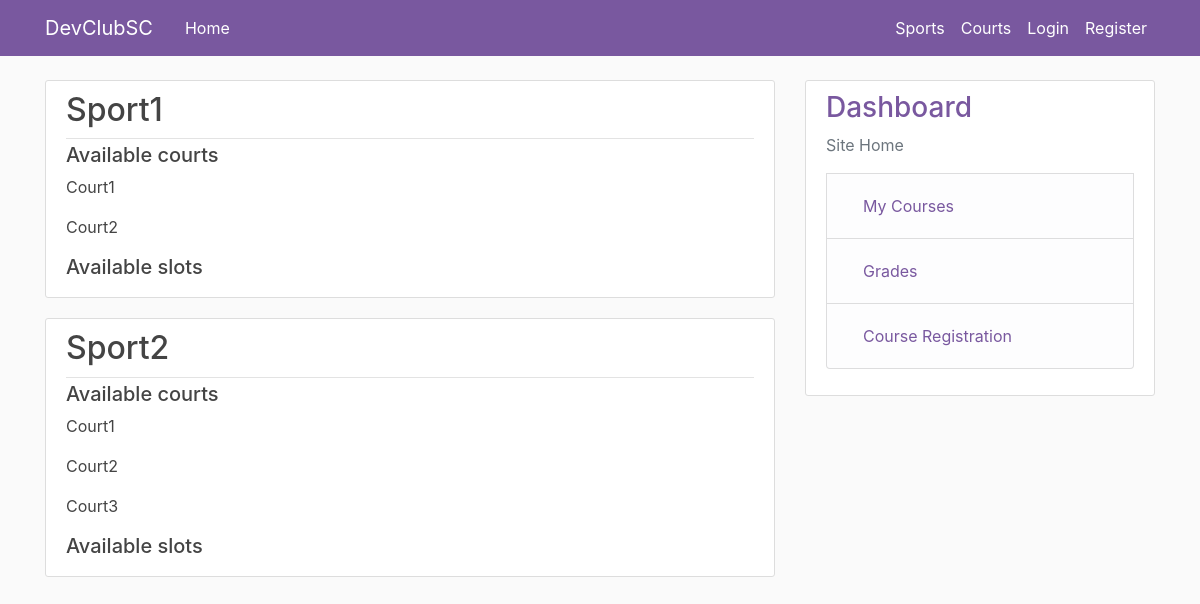
Before: /sports/ with the older database file.
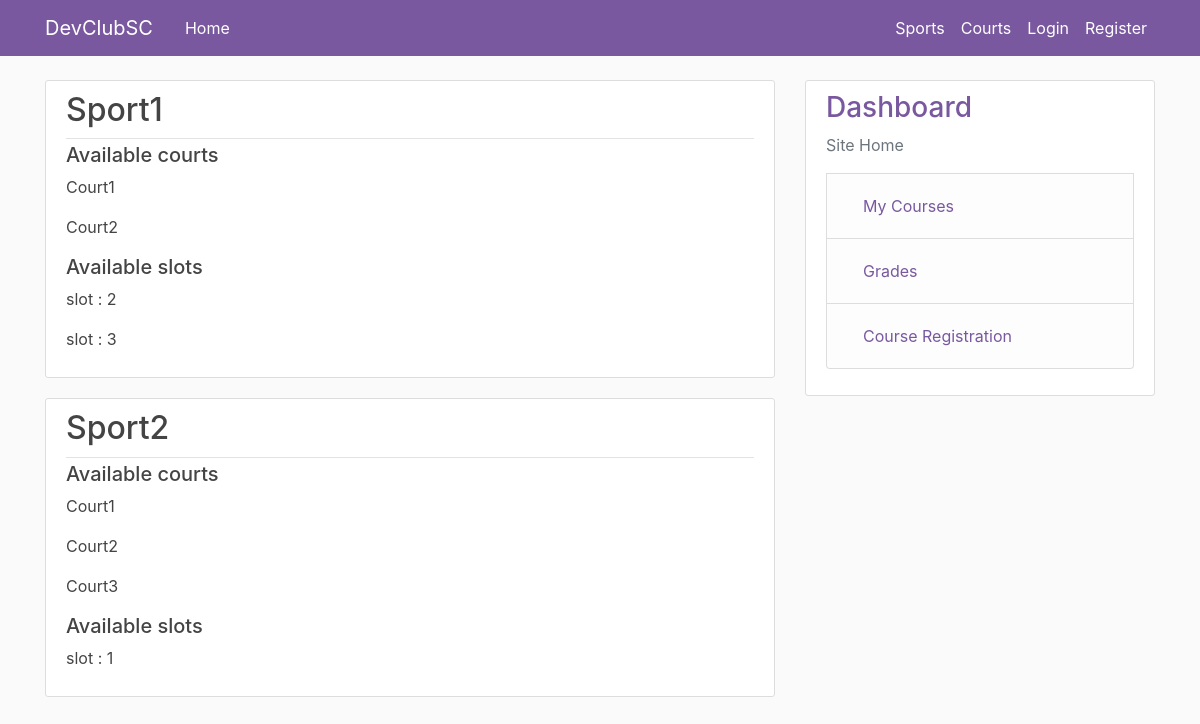
After: the same page with the newer database file.
### sports/models.py (models this page shows, shortened)
class Sport(models.Model):
    name = models.CharField(max_length=100)
    courts = models.ManyToManyField(Court, blank=True)

class Slot(models.Model):
    sport = models.ForeignKey(Sport,on_delete=models.CASCADE,default='')
    court = models.ForeignKey(Court,on_delete=models.CASCADE,default='')
    date = models.DateField()
    start_time = models.TimeField()
    end_time = models.TimeField()

### courts/models.py (models this page shows, shortened)
class Court(models.Model):
    name = models.CharField(max_length=100)
    capacity = models.IntegerField()

### sports/views.py (the view)
# urls.py: path('sports/', SportListView.as_view(), name='sports-home'),
class SportListView(ListView):
    model = Sport
    template_name = 'sports/sports.html'
    context_object_name = 'sports'
    extra_context = {'staffs': Staff.objects.all(), 'slots': Slot.objects.all()}

### sports/templates/sports/sports.html (shortened to what this page needs)
{% extends 'sports/base.html' %}
{% block content %}
{% for sport in sports %}
    <article class="media content-section">
        <div class="media-body">
        <div class="article-metadata">
            <h2><a class="article-title" href="{% url 'sports-detail' sport.id %}">{{ sport.name }}</h2>
        </div>
        <h5>Available courts</h5>
        {% for court in sport.courts.all %}
            <p class="article-content">{{ court.name }}</p>
        {% endfor %}
        <h5>Available slots</h5>
        {% for slot in slots %}
            {% if slot.sport == sport %}
                <p class="article-content">slot : {{ slot.id }}</p>
            {% endif %}
        {% endfor %}
        </div>
    </article>
{% endfor %}
{% endblock content %}

### sports/templates/sports/base.html (shortened to what this page needs)
{% load static %}
<!DOCTYPE html>
<html lang="en">
<head>
    <link rel="stylesheet" href="https://cdn.jsdelivr.net/npm/bootstrap@4.0.0/dist/css/bootstrap.min.css">
    <link rel="stylesheet" type="text/css" href="{% static 'sports/main.css' %}">
</head>
<body>
    <header class="site-header">
        <nav class="navbar navbar-expand-md navbar-dark bg-steel fixed-top">
          <div class="container">
            <a class="navbar-brand mr-4" href="#">DevClubSC</a>
            <div class="collapse navbar-collapse" id="navbarToggle">
              <div class="navbar-nav mr-auto">
                  <a class="nav-item nav-link" href="{% url 'main-home' %}">Home</a>
              </div>
              <div class="navbar-nav">
                    <a class="nav-item nav-link" href="{% url 'sports-home' %}">Sports</a>
                    <a class="nav-item nav-link" href="{% url 'courts-home' %}">Courts</a>
                  {% if user.is_authenticated %}
                    <a class="nav-item nav-link" href="{% url 'profile' %}">Profile</a>
                    <a class="nav-item nav-link" href="{% url 'slots-home' %}">Slots</a>
                    <a class="nav-item nav-link" href="{% url 'logout' %}">Logout</a>
                  {% else %}
                    <a class="nav-item nav-link" href="{% url 'login' %}">Login</a>
                    <a class="nav-item nav-link" href="{% url 'register' %}">Register</a>
                  {% endif %}
              </div>
            </div>
          </div>
        </nav>
      </header>
    <main role="main" class="container">
        <div class="row">
          <div class="col-md-8">
            {% block content %}{% endblock %}
          </div>
          <div class="col-md-4">
            <div class="content-section">
              <h3 class='color'>Dashboard</h3>
              <p class='text-muted'>Site Home
                <ul class="list-group">
                  <li class="list-group-item list-group-item-light">
                    <a class="nav-item nav-link color" href="#">My Courses</a>
                  </li>
                  <li class="list-group-item list-group-item-light">
                    <a class="nav-item nav-link color" href="#">Grades</a>
                  </li>
                  <li class="list-group-item list-group-item-light">
                    <a class="nav-item nav-link color" href="#">Course Registration</a>
                  </li>
                </ul>
              </p>
            </div>
          </div>
        </div>
      </main>
</body>
</html>

### sports/static/sports/main.css (style rules this page uses)
body { background: #fafafa; color: #444444; margin-top: 5rem; }
h1, h2, h3, h4, h5, h6 { color: #444444; }
ul { margin: 0; }
.bg-steel { background-color: #79589f; }
.site-header .navbar-nav .nav-link { color: #ffffff; }
.content-section { background: #ffffff; padding: 10px 20px; border: 1px solid #dddddd; border-radius: 3px; margin-bottom: 20px; }
.article-title { color: #444444; }
.article-content { white-space: pre-line; }
.article-metadata { padding-bottom: 1px; margin-bottom: 4px; border-bottom: 1px solid #e3e3e3 }
.color { color: #79589f !important; }

Changed rows visible on the page:
changed Sport "Sport1": gains Slot (id "2"); gains Slot (id "3")
changed Sport "Sport2": gains Slot (id "1")
